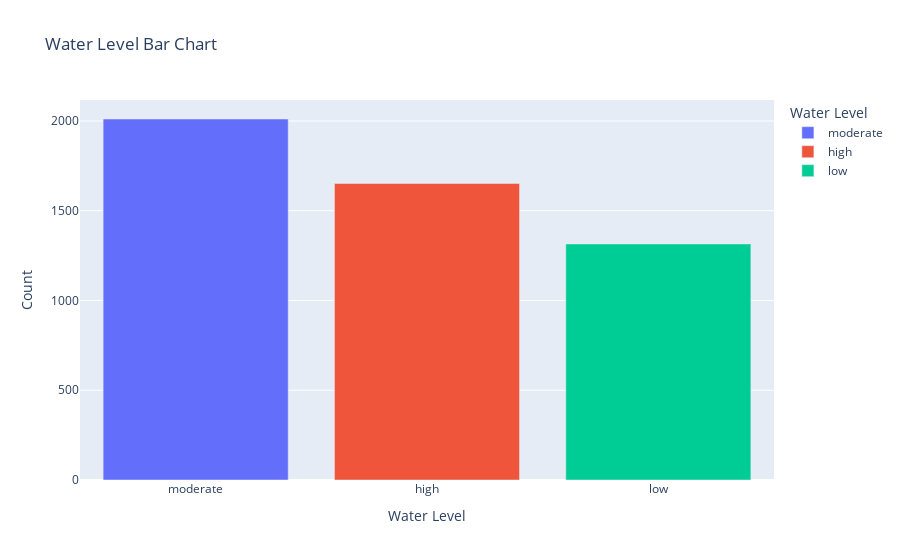
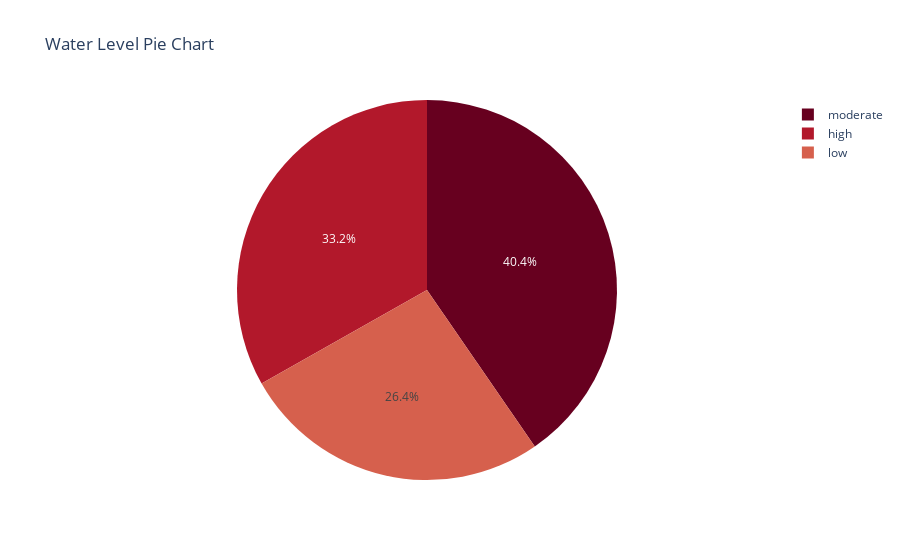

Notebook cell for these charts, in order:
### Code cell
display(Markdown("""### Water Availibity

Represents the underground water level at a particular location. It is an ordinal variable represented by three levels:
1. Low 
2. Medium
3. High

 """))

water_availibility_value_counts = pd.DataFrame(df['Water_availibility'].value_counts().reset_index())
water_availibility_value_counts.columns = ['Water Level', 'Count']
water_availibility_value_counts['Percentage'] = (water_availibility_value_counts['Count']/4978) * 100

display(HTML(water_availibility_value_counts.to_html()))
fig = px.bar(water_availibility_value_counts, x="Water Level", y="Count", color="Water Level", title="Water Level Bar Chart")
fig.show()
fig = px.pie(water_availibility_value_counts, values='Percentage', names='Water Level', title="Water Level Pie Chart",color_discrete_sequence=px.colors.sequential.RdBu)
fig.show()

### Figure 1 — Plotly figure (JSON) as saved in the notebook; plotly's stock layout.template omitted (floating-point values rounded to 4 significant figures)
{"data": [{"alignmentgroup": "True", "hoverlabel": {"namelength": 0}, "hovertemplate": "Water Level=%{x}<br>Count=%{y}", "legendgroup": "moderate", "marker": {"color": "#636efa"}, "name": "moderate", "offsetgroup": "moderate", "orientation": "v", "showlegend": true, "textposition": "auto", "type": "bar", "x": ["moderate"], "xaxis": "x", "y": [2011], "yaxis": "y"}, {"alignmentgroup": "True", "hoverlabel": {"namelength": 0}, "hovertemplate": "Water Level=%{x}<br>Count=%{y}", "legendgroup": "high", "marker": {"color": "#EF553B"}, "name": "high", "offsetgroup": "high", "orientation": "v", "showlegend": true, "textposition": "auto", "type": "bar", "x": ["high"], "xaxis": "x", "y": [1652], "yaxis": "y"}, {"alignmentgroup": "True", "hoverlabel": {"namelength": 0}, "hovertemplate": "Water Level=%{x}<br>Count=%{y}", "legendgroup": "low", "marker": {"color": "#00cc96"}, "name": "low", "offsetgroup": "low", "orientation": "v", "showlegend": true, "textposition": "auto", "type": "bar", "x": ["low"], "xaxis": "x", "y": [1315], "yaxis": "y"}], "layout": {"barmode": "relative", "legend": {"title": {"text": "Water Level"}, "tracegroupgap": 0}, "title": {"text": "Water Level Bar Chart"}, "xaxis": {"anchor": "y", "categoryarray": ["moderate", "high", "low"], "categoryorder": "array", "domain": [0, 1], "title": {"text": "Water Level"}}, "yaxis": {"anchor": "x", "domain": [0, 1], "title": {"text": "Count"}}}}

### Figure 2 — Plotly figure (JSON) as saved in the notebook; plotly's stock layout.template omitted (floating-point values rounded to 4 significant figures)
{"data": [{"domain": {"x": [0, 1], "y": [0, 1]}, "hoverlabel": {"namelength": 0}, "hovertemplate": "Water Level=%{label}<br>Percentage=%{value}", "labels": ["moderate", "high", "low"], "legendgroup": "", "name": "", "showlegend": true, "type": "pie", "values": [40.4, 33.19, 26.42]}], "layout": {"legend": {"tracegroupgap": 0}, "piecolorway": ["rgb(103,0,31)", "rgb(178,24,43)", "rgb(214,96,77)", "rgb(244,165,130)", "rgb(253,219,199)", "rgb(247,247,247)", "rgb(209,229,240)", "rgb(146,197,222)", "rgb(67,147,195)", "rgb(33,102,172)", "rgb(5,48,97)"], "title": {"text": "Water Level Pie Chart"}}}
